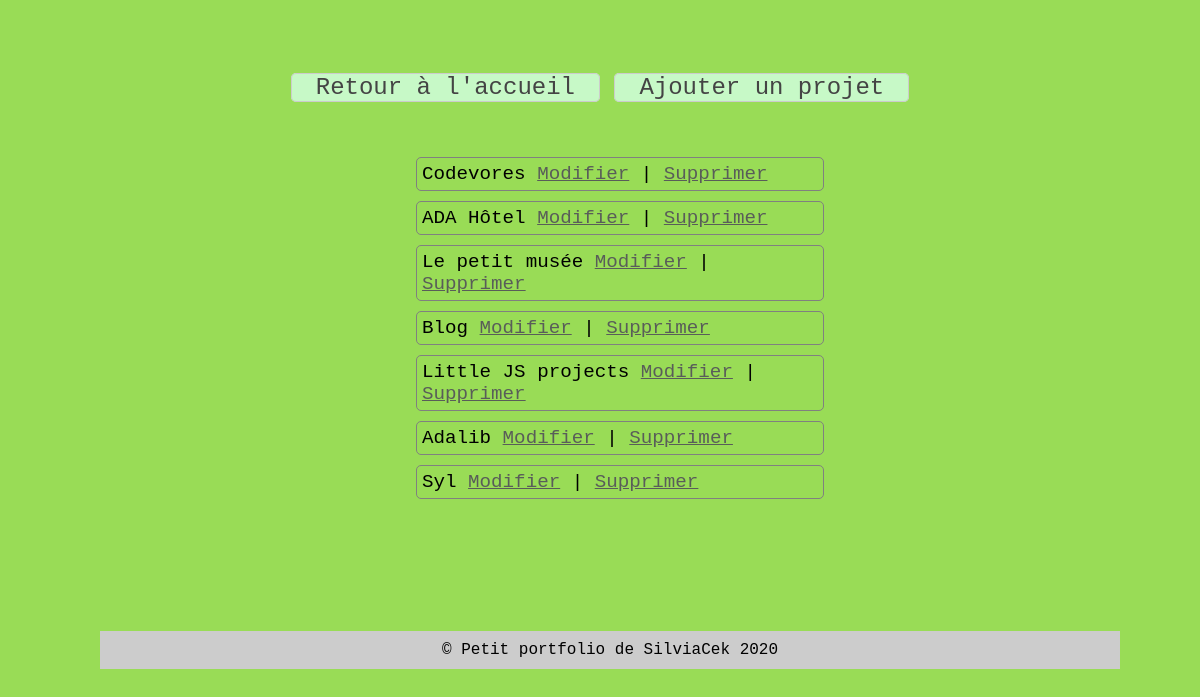
The page /admin/admin_projets/projets_liste_admin.php (signed in) on the database its author committed.
### tables this page shows
CREATE TABLE IF NOT EXISTS `projet` (
  `id_projet` int(11) NOT NULL AUTO_INCREMENT,
  `nom_projet` varchar(150) NOT NULL,
  `description` text NOT NULL,
  `url_image` varchar(150) NOT NULL,
  `annee` year(4) NOT NULL,
  `client` varchar(150) NOT NULL,
  `lien` varchar(150) NOT NULL,
  `online` tinyint(1) DEFAULT NULL,
  `ordre` int(11) NOT NULL,
  PRIMARY KEY (`id_projet`)
);

### admin/admin_projets/projets_liste_admin.php (the view, shortened to what this page needs)
<?php
include "../../config.php";
include "../../fonctions.php";
include "../include/entete_admin.php";
?>
<div class="projets">
  <a href="<?php echo URL_SITE ?>admin/index.php">Retour à l'accueil</a>
  <a href="<?php echo URL_SITE ?>admin/admin_projets/modifier_projet.php">Ajouter un projet</a>
</div>
<div class="list">
  <?php
    $results = $bdd -> query("SELECT * FROM projet order by ordre") -> fetchAll();
    if(count($results) == 0) {
        echo "Aucun projet ! Vous pouvez en insérer un nouveau.";
    } else {
        echo "<ul>";
        foreach($results as $result) {
            $lienModifier = html_a("Modifier", URL_SITE . "admin/admin_projets/modifier_projet.php?projetAAfficher=$result[id_projet]");
            $lienSupprimer = html_a("Supprimer", URL_SITE . "admin/admin_projets/projet_supprimer.php?projetASupprimer=$result[id_projet]", "alert", "Êtes-vous sûr de vouloir effacer ce projet ?");
            echo "<li>$result[nom_projet] $lienModifier | $lienSupprimer</li>";
        }
        echo "</ul>";
      }
    ?>
  </div>
<?php
include "../../template/include/footer.php";

### fonctions.php (shortened to what this page needs)
<?php
  function html_a($text, $lien = "#", $class="", $confirm="") {
      if($confirm != "") {
        $confirm = "onclick=\"return confirm('$confirm')\"";
      }
      return "<a href='$lien' class='$class' $confirm >$text</a>";
   }

### admin/css/style.css (style rules this page uses)
body { font-family: Courier; background-color: #99dc56; }
.projets { width: 700px; margin: auto; margin-top: 50px; padding: 1em; box-sizing: border-box; text-align: center; font-size: 1.5em; }
.projets a { border: #ccc solid 1px; border-radius: 5px; background-color: #c7f9c7; text-decoration: none; padding:0 1em; color: #444; }
.list { width: 500px; padding: 1em; text-align: center; margin: auto; box-sizing: border-box; }
.list li { font-size: 1.2em; text-align: left; border: 1px solid grey; border-radius: 5px; padding: 5px; list-style: none; margin:10px; }
.list a { color: #595d59; }

### rows shown on the page
projet: nom_projet "Codevores", text "Modifier Supprimer"
projet: nom_projet "ADA Hôtel", text "Modifier Supprimer"
projet: nom_projet "Le petit musée", text "Modifier Supprimer"
projet: nom_projet "Blog", text "Modifier Supprimer"
projet: nom_projet "Little JS projects", text "Modifier Supprimer"
projet: nom_projet "Adalib", text "Modifier Supprimer"
projet: nom_projet "Syl", text "Modifier Supprimer"

### other values the page prints
NOM_DU_SITE "Petit portfolio de SilviaCek"
